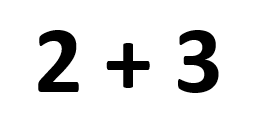
#> input picture clean_basic_addition.jpg, 264 x 126 px, found by its file name
$ python ocr_exemple.py
#> lines starting #> are read from the running program, lines starting #| are printed output that depends on the picture; after the words box and inside, x2 and y2 are one past the last pixel; in counts of white or black regions, pixels touching at a corner belong together
# import the necessary packages
from PIL import Image
import pytesseract
import argparse
import cv2
import os

pytesseract.pytesseract.tesseract_cmd = r"D:\programmes\OCR_Tesseract\Tesseract-OCR\tesseract.exe"

# load the example image and preprocess it
image = cv2.imread("clean_basic_addition.jpg")
#> image is the input picture: shape (126, 264, 3); min 0, max 255, mean 228.5
gray = cv2.cvtColor(image, cv2.COLOR_BGR2GRAY)

gray = cv2.threshold(gray, 0, 255,
		cv2.THRESH_BINARY | cv2.THRESH_OTSU)[1]
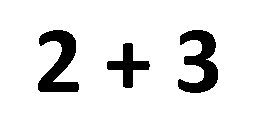
#> gray: shape (126, 264); 89.6% white; 3 black regions, box (x1, y1, x2, y2) and area: (178, 30, 218, 93) 1373, (38, 30, 79, 92) 1355, (107, 43, 150, 88) 733
gray = cv2.medianBlur(gray, 3)
#> gray: shape (126, 264); 89.6% white; 3 black regions, box (x1, y1, x2, y2) and area: (178, 30, 218, 93) 1373, (38, 30, 79, 92) 1353, (107, 43, 150, 88) 733


# write the grayscale image to disk as a temporary file so we can
# apply OCR to it
# filename = "{}.png".format(os.getpid())
filename = "ocr_exemple.png"
cv2.imwrite(filename, gray)


# load the image as a PIL/Pillow image, apply OCR, and then delete
# the temporary file
#> (the run stopped early here; a loop or call above may not have finished)

$ run again, with clean_all.jpg copied over clean_basic_addition.jpg
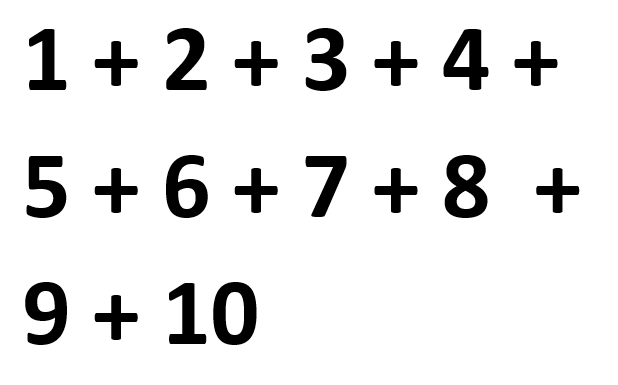
#> input picture clean_all.jpg, 618 x 385 px, found by its file name
#> image is the input picture: shape (385, 618, 3); min 0, max 255, mean 231.7
#> `gray = cv2.threshold(gray, 0, 255, cv2.THRESH_BINARY | cv2.THRESH_OTSU..`:
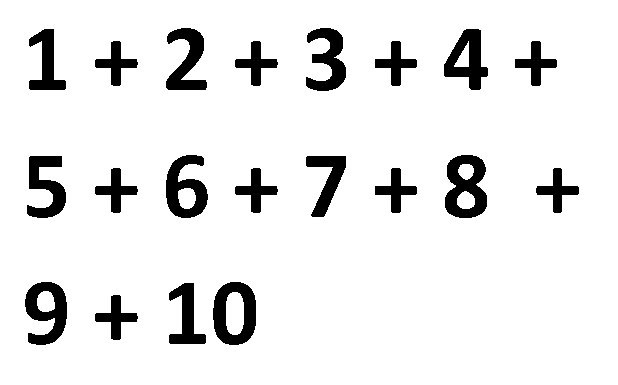
#> gray: shape (385, 618); 90.9% white; 20 black regions, largest, box (x1, y1, x2, y2) and area: (445, 155, 487, 218) 1695, (213, 282, 256, 345) 1610, (25, 282, 67, 345) 1532
#> `gray = cv2.medianBlur(gray, 3)`:
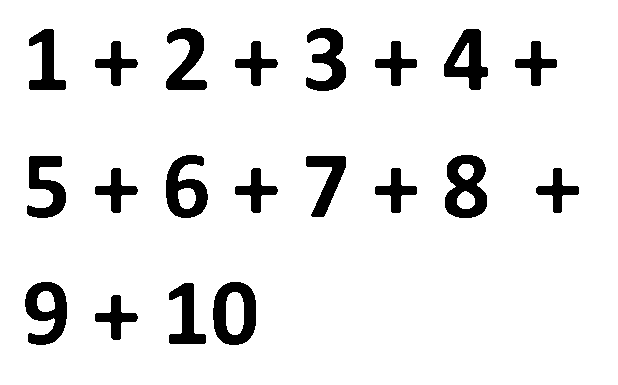
#> gray: shape (385, 618); 90.9% white; 20 black regions, largest, box (x1, y1, x2, y2) and area: (445, 155, 487, 218) 1698, (213, 282, 256, 345) 1610, (25, 282, 67, 345) 1532

$ run again, with rotated_basic_addition.jpg copied over clean_basic_addition.jpg
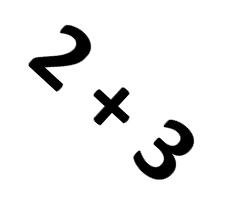
#> input picture rotated_basic_addition.jpg, 236 x 211 px, found by its file name
#> image is the input picture: shape (211, 236, 3); min 0, max 255, mean 237.3
#> `gray = cv2.threshold(gray, 0, 255, cv2.THRESH_BINARY | cv2.THRESH_OTSU..`:
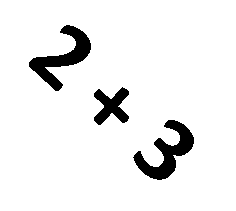
#> gray: shape (211, 236); 93% white; 3 black regions, box (x1, y1, x2, y2) and area: (133, 120, 194, 180) 1390, (29, 25, 91, 91) 1362, (94, 87, 129, 125) 732
